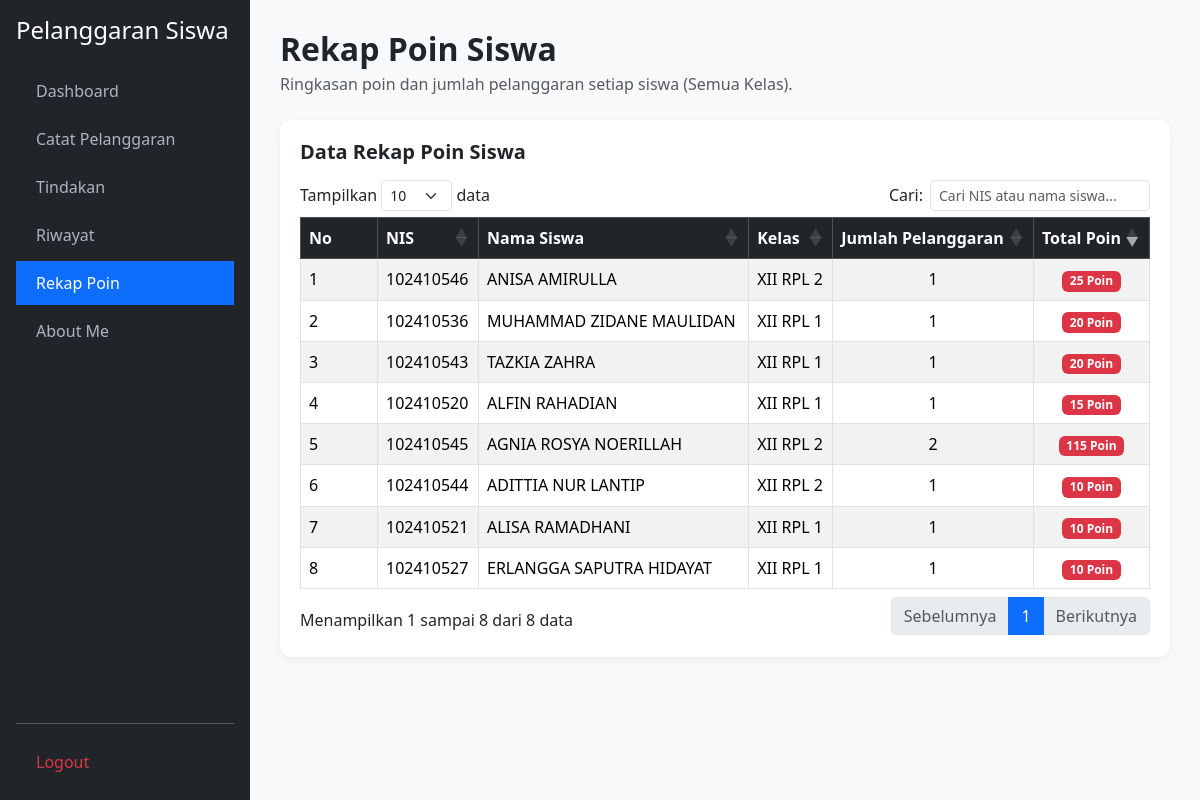
/rekap_poin.php, run on the app's committed database.
### tables this page shows
CREATE TABLE `t_siswa` (
  `id` int(11) NOT NULL,
  `nis` varchar(30) NOT NULL,
  `nisn` varchar(20) DEFAULT NULL,
  `nama` varchar(150) NOT NULL,
  `jenis_kelamin` char(1) DEFAULT NULL,
  `tanggal_lahir` date DEFAULT NULL,
  `alamat` text DEFAULT NULL,
  `status_aktif` tinyint(1) DEFAULT 1,
  `created_at` timestamp NULL DEFAULT NULL,
  `updated_at` timestamp NULL DEFAULT NULL
);

### rekap_poin.php (the view, shortened to what this page needs)
<?php
require_once 'koneksi.php';
$conn = $conn ?? ($koneksi ?? null);
$sql = "SELECT s.id AS siswa_id, s.nis, s.nama AS nama_siswa, k.nama AS nama_kelas,
        COUNT(ps.id) AS jumlah_pelanggaran, COALESCE(SUM(ps.poin), 0) AS total_poin
        FROM t_siswa AS s
        LEFT JOIN t_kelas_siswa AS ks ON ks.siswa_id = s.id AND ks.status_aktif = 1
        LEFT JOIN t_kelas AS k ON k.id = ks.kelas_id
        LEFT JOIN t_pelanggaran_siswa AS ps ON ps.siswa_id = s.id
        GROUP BY s.id, s.nis, s.nama, k.nama
        HAVING jumlah_pelanggaran > 0
        ORDER BY total_poin DESC, s.nama ASC";
$result = mysqli_query($conn, $sql);
function e($v) { return htmlspecialchars((string)($v ?? '-'), ENT_QUOTES, 'UTF-8'); }
?>
<!DOCTYPE html>
<html lang="id">
<head>
    <link href="https://cdn.jsdelivr.net/npm/bootstrap@5.3.3/dist/css/bootstrap.min.css" rel="stylesheet">
    <link href="https://cdn.datatables.net/1.13.8/css/dataTables.bootstrap5.min.css" rel="stylesheet">
</head>
<body>
<div class="sidebar d-flex flex-column p-3">
    <h4 class="text-white mb-4">Pelanggaran Siswa</h4>
    <ul class="nav nav-pills flex-column mb-auto">
        <li class="nav-item mb-1"><a href="dashboard.php">Dashboard</a></li>
        <li class="nav-item mb-1"><a href="catat_pelanggaran.php">Catat Pelanggaran</a></li>
        <li class="nav-item mb-1"><a href="tindakan.php">Tindakan</a></li>
        <li class="nav-item mb-1"><a href="riwayat.php">Riwayat</a></li>
        <li class="nav-item mb-1"><a href="rekap_poin.php" class="active">Rekap Poin</a></li>
        <li class="nav-item mb-1"><a href="about_me.php">About Me</a></li>
    </ul>
    <hr><a href="logout.php" class="text-danger" onclick="return confirm('Yakin ingin keluar?')">Logout</a>
</div>
<div class="main">
    <div class="mb-4">
        <h2 class="fw-bold mb-1">Rekap Poin Siswa</h2>
        <p class="text-muted">Ringkasan poin dan jumlah pelanggaran setiap siswa (Semua Kelas).</p>
    </div>
    <div class="table-container">
        <h5 class="fw-bold mb-3">Data Rekap Poin Siswa</h5>
        <div class="table-responsive">
            <table id="tabelRekap" class="table table-bordered table-striped table-hover w-100">
                <thead class="table-dark">
                    <tr>
                        <th style="width: 60px;">No</th><th>NIS</th><th>Nama Siswa</th>
                        <th>Kelas</th><th>Jumlah Pelanggaran</th><th>Total Poin</th>
                    </tr>
                </thead>
                <tbody>
                    <?php while ($row = mysqli_fetch_assoc($result)) : ?>
                        <tr>
                            <td></td>
                            <td><?= e($row['nis']); ?></td>
                            <td><?= e($row['nama_siswa']); ?></td>
                            <td><?= e($row['nama_kelas']); ?></td>
                            <td class="text-center"><?= number_format((int)$row['jumlah_pelanggaran'], 0, ',', '.'); ?></td>
                            <td class="text-center"><span class="badge bg-danger"><?= number_format((int)$row['total_poin'], 0, ',', '.'); ?> Poin</span></td>
                        </tr>
                    <?php endwhile; ?>
                </tbody>
            </table>
        </div>
    </div>
</div>
</body>
</html>

### rekap_poin.php (style rules this page uses)
body { background: #f8f9fa; }
.sidebar { width: 250px; height: 100vh; position: fixed; top: 0; left: 0; background: #212529; color: #fff; padding-top: 15px; overflow-y: auto; }
.sidebar a { display: block; padding: 10px 20px; color: #adb5bd; text-decoration: none; }
.sidebar a:hover, .sidebar a.active { background: #0d6efd; color: #fff; }
.main { margin-left: 250px; padding: 30px; }
.table-container { background: white; padding: 20px; border-radius: 12px; box-shadow: 0 3px 12px rgba(0,0,0,0.05); }

### data on the page
t_siswa: nis "102410545", nama "AGNIA ROSYA NOERILLAH", nama_kelas "XII RPL 2", jumlah_pelanggaran "2", total_poin "115"
t_siswa: nis "102410546", nama "ANISA AMIRULLA", nama_kelas "XII RPL 2", jumlah_pelanggaran "1", total_poin "25"
t_siswa: nis "102410536", nama "MUHAMMAD ZIDANE MAULIDAN", nama_kelas "XII RPL 1", jumlah_pelanggaran "1", total_poin "20"
t_siswa: nis "102410543", nama "TAZKIA ZAHRA", nama_kelas "XII RPL 1", jumlah_pelanggaran "1", total_poin "20"
t_siswa: nis "102410520", nama "ALFIN RAHADIAN", nama_kelas "XII RPL 1", jumlah_pelanggaran "1", total_poin "15"
t_siswa: nis "102410544", nama "ADITTIA NUR LANTIP", nama_kelas "XII RPL 2", jumlah_pelanggaran "1", total_poin "10"
t_siswa: nis "102410521", nama "ALISA RAMADHANI", nama_kelas "XII RPL 1", jumlah_pelanggaran "1", total_poin "10"
t_siswa: nis "102410527", nama "ERLANGGA SAPUTRA HIDAYAT", nama_kelas "XII RPL 1", jumlah_pelanggaran "1", total_poin "10"
